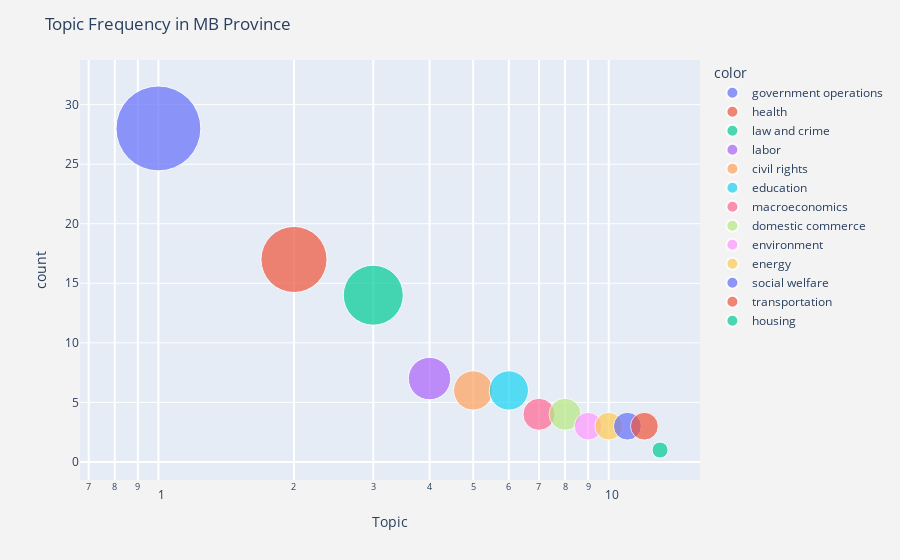

The notebook cell this image was saved under:
### Code cell
#MB Topic Scatter Plot 
MB_topic = mb_Legislation_table['topic']
topic_dic = dict()
for topic in MB_topic:
    if topic in topic_dic:
        topic_dic[topic] += 1
    else:
        topic_dic[topic] = 1
MB_df = pd.DataFrame(list(topic_dic.items()),columns = ['topic','count'])
MB_df = MB_df.sort_values(by=MB_df.columns[1], ascending=[False])
MB_df['ind'] = range(1, len(MB_df) + 1)
MB_df

topiclist=list(MB_df['topic'])
frequencylist=list(MB_df['count'])
indexlist=list(MB_df['ind'])
text=[]
for i in range(len(topiclist)):
    c=str(topiclist[i])+'<br>count:'+(str(frequencylist[i]))
    text.append(c)
fig16= px.scatter(MB_df, x="ind", y="count",size="count",
                  log_x=True,
                 size_max=60,
                color=topiclist)
fig16.update_layout(
    title='Topic Frequency in MB Province',
    xaxis=dict(
        title='Topic',
        gridcolor='white',
        type='log',
        gridwidth=2,
    ),
    paper_bgcolor='rgb(243, 243, 243)')

fig16.update_traces(
    hovertemplate="<br>".join([
        "count: %{y}"
    ])
)
fig16.show()

### Figure 1 — Plotly figure (JSON) as saved in the notebook; plotly's stock layout.template omitted (floating-point values rounded to 4 significant figures)
{"data": [{"hovertemplate": "count: %{y}", "legendgroup": "government operations", "marker": {"color": "#636efa", "size": [28], "sizemode": "area", "sizeref": 0.007778, "symbol": "circle"}, "mode": "markers", "name": "government operations", "orientation": "v", "showlegend": true, "type": "scatter", "x": [1], "xaxis": "x", "y": [28], "yaxis": "y"}, {"hovertemplate": "count: %{y}", "legendgroup": "health", "marker": {"color": "#EF553B", "size": [17], "sizemode": "area", "sizeref": 0.007778, "symbol": "circle"}, "mode": "markers", "name": "health", "orientation": "v", "showlegend": true, "type": "scatter", "x": [2], "xaxis": "x", "y": [17], "yaxis": "y"}, {"hovertemplate": "count: %{y}", "legendgroup": "law and crime", "marker": {"color": "#00cc96", "size": [14], "sizemode": "area", "sizeref": 0.007778, "symbol": "circle"}, "mode": "markers", "name": "law and crime", "orientation": "v", "showlegend": true, "type": "scatter", "x": [3], "xaxis": "x", "y": [14], "yaxis": "y"}, {"hovertemplate": "count: %{y}", "legendgroup": "labor", "marker": {"color": "#ab63fa", "size": [7], "sizemode": "area", "sizeref": 0.007778, "symbol": "circle"}, "mode": "markers", "name": "labor", "orientation": "v", "showlegend": true, "type": "scatter", "x": [4], "xaxis": "x", "y": [7], "yaxis": "y"}, {"hovertemplate": "count: %{y}", "legendgroup": "civil rights", "marker": {"color": "#FFA15A", "size": [6], "sizemode": "area", "sizeref": 0.007778, "symbol": "circle"}, "mode": "markers", "name": "civil rights", "orientation": "v", "showlegend": true, "type": "scatter", "x": [5], "xaxis": "x", "y": [6], "yaxis": "y"}, {"hovertemplate": "count: %{y}", "legendgroup": "education", "marker": {"color": "#19d3f3", "size": [6], "sizemode": "area", "sizeref": 0.007778, "symbol": "circle"}, "mode": "markers", "name": "education", "orientation": "v", "showlegend": true, "type": "scatter", "x": [6], "xaxis": "x", "y": [6], "yaxis": "y"}, {"hovertemplate": "count: %{y}", "legendgroup": "macroeconomics", "marker": {"color": "#FF6692", "size": [4], "sizemode": "area", "sizeref": 0.007778, "symbol": "circle"}, "mode": "markers", "name": "macroeconomics", "orientation": "v", "showlegend": true, "type": "scatter", "x": [7], "xaxis": "x", "y": [4], "yaxis": "y"}, {"hovertemplate": "count: %{y}", "legendgroup": "domestic commerce", "marker": {"color": "#B6E880", "size": [4], "sizemode": "area", "sizeref": 0.007778, "symbol": "circle"}, "mode": "markers", "name": "domestic commerce", "orientation": "v", "showlegend": true, "type": "scatter", "x": [8], "xaxis": "x", "y": [4], "yaxis": "y"}, {"hovertemplate": "count: %{y}", "legendgroup": "environment", "marker": {"color": "#FF97FF", "size": [3], "sizemode": "area", "sizeref": 0.007778, "symbol": "circle"}, "mode": "markers", "name": "environment", "orientation": "v", "showlegend": true, "type": "scatter", "x": [9], "xaxis": "x", "y": [3], "yaxis": "y"}, {"hovertemplate": "count: %{y}", "legendgroup": "energy", "marker": {"color": "#FECB52", "size": [3], "sizemode": "area", "sizeref": 0.007778, "symbol": "circle"}, "mode": "markers", "name": "energy", "orientation": "v", "showlegend": true, "type": "scatter", "x": [10], "xaxis": "x", "y": [3], "yaxis": "y"}, {"hovertemplate": "count: %{y}", "legendgroup": "social welfare", "marker": {"color": "#636efa", "size": [3], "sizemode": "area", "sizeref": 0.007778, "symbol": "circle"}, "mode": "markers", "name": "social welfare", "orientation": "v", "showlegend": true, "type": "scatter", "x": [11], "xaxis": "x", "y": [3], "yaxis": "y"}, {"hovertemplate": "count: %{y}", "legendgroup": "transportation", "marker": {"color": "#EF553B", "size": [3], "sizemode": "area", "sizeref": 0.007778, "symbol": "circle"}, "mode": "markers", "name": "transportation", "orientation": "v", "showlegend": true, "type": "scatter", "x": [12], "xaxis": "x", "y": [3], "yaxis": "y"}, {"hovertemplate": "count: %{y}", "legendgroup": "housing", "marker": {"color": "#00cc96", "size": [1], "sizemode": "area", "sizeref": 0.007778, "symbol": "circle"}, "mode": "markers", "name": "housing", "orientation": "v", "showlegend": true, "type": "scatter", "x": [13], "xaxis": "x", "y": [1], "yaxis": "y"}], "layout": {"autosize": true, "legend": {"itemsizing": "constant", "title": {"text": "color"}, "tracegroupgap": 0}, "margin": {"t": 60}, "paper_bgcolor": "rgb(243, 243, 243)", "title": {"text": "Topic Frequency in MB Province"}, "xaxis": {"anchor": "y", "autorange": true, "domain": [0, 1], "gridcolor": "white", "gridwidth": 2, "range": [-0.1581, 1.199], "title": {"text": "Topic"}, "type": "log"}, "yaxis": {"anchor": "x", "autorange": true, "domain": [0, 1], "range": [-2.807, 39.14], "title": {"text": "count"}, "type": "linear"}}}
